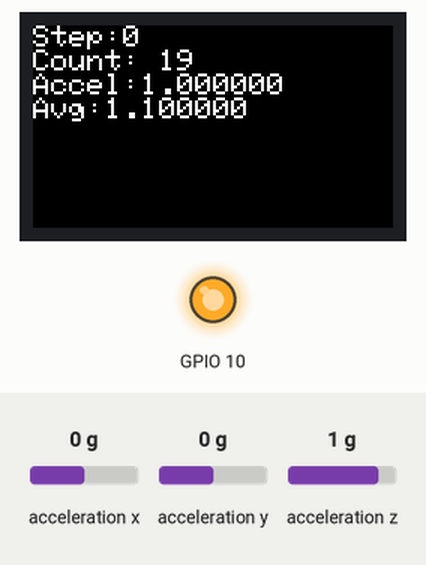
A sketch run on a simulated ESP32. On the bench: 240×135 colour display, output pins drawn as LEDs (lit = HIGH). The inputs (shaded band) are chosen by the test bench; at power-on: acceleration x 0 g, acceleration y 0 g, acceleration z 1 g.

Above: at 1.39 s.
1.4 s: acceleration x set to -1.4 g
At 1.52 s:
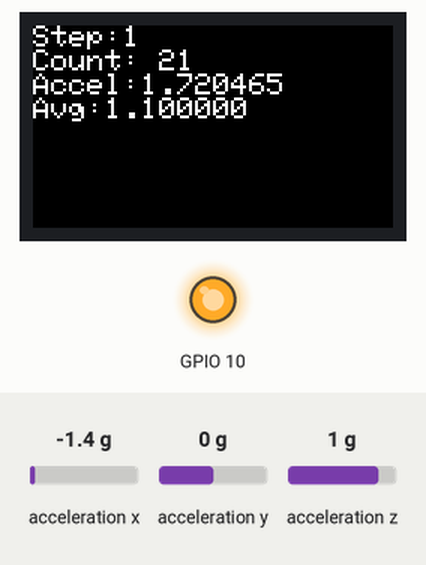
3.0 s: acceleration y set to -1.4 g
At 3.12 s:
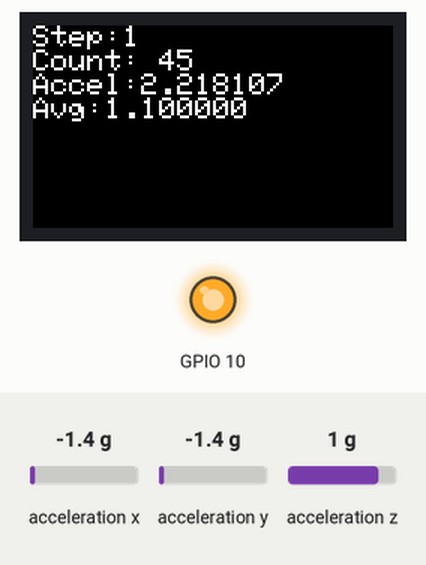
4.5 s: acceleration z set to -1.4 g
At 4.59 s:
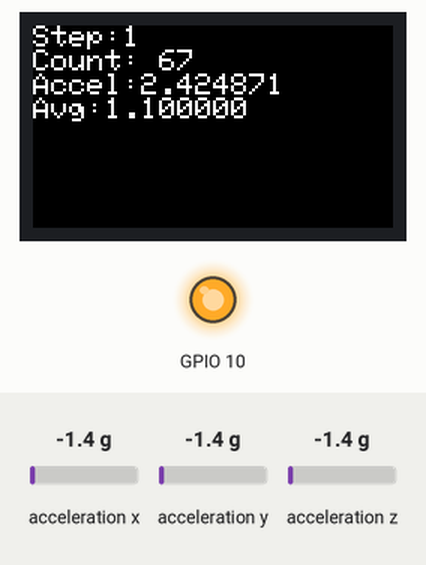
6.0 s: acceleration x set to -0.8 g
At 6.12 s:
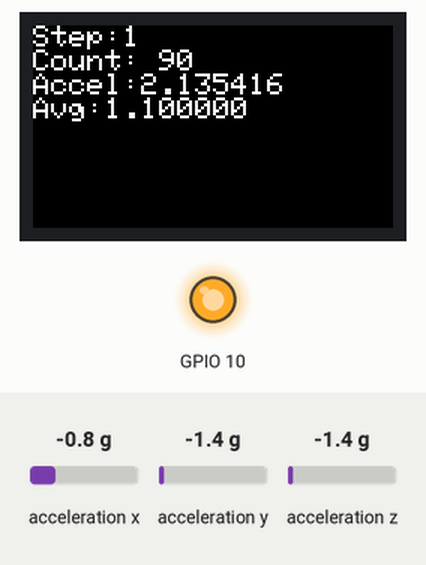
Timing chart, 0 to 8.5 s (numbered marks = the images above; inputs shaded):
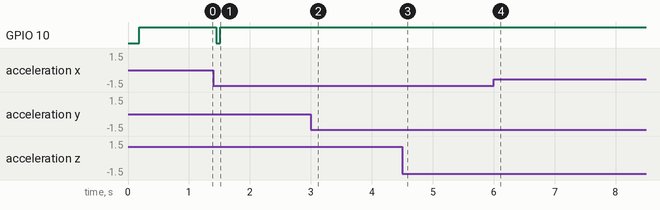

Measured:
- after the input at 1.4 s, GPIO 10: HIGH → LOW after 0.05 s, → HIGH 0.07 s later

The sketch:

pedometer.ino
```cpp
#include <M5StickCPlus.h>

float accX = 0;
float accY = 0;
float accZ = 0;

void setup() {
  M5.begin();
  M5.Lcd.setRotation(1);
  M5.Lcd.fillScreen(BLACK);
  M5.Lcd.setTextSize(2);
  M5.IMU.Init();
  pinMode(M5_LED, OUTPUT);
}

int step = 0;
float total = 0;
int count = 0;
float avg = 1.1;
float width = avg / 10;
boolean state = false;
boolean old_state = false;

void loop() {
  M5.IMU.getAccelData(&accX, &accY, &accZ);

  float accel = sqrt(accX * accX + accY * accY + accZ * accZ);

  if (count < 100) {
    total += accel;
    count += 1;
  } else {
    avg = total / count;
    width = avg / 10;
    total = avg;
    count = 1;
  }
  if (accel > avg + width) {
    state = true;
  } else if (accel < avg - width) {
    state = false;
  }
  if (!old_state && state) {
    step += 1;
    // led on
    digitalWrite(M5_LED, LOW);
  } else {
    // led off
    digitalWrite(M5_LED, HIGH);
  }
  old_state = state;

  // Display
  M5.Lcd.setCursor(0, 0);
  M5.Lcd.printf("Step:%d\n", step);
  M5.Lcd.printf("Count:%3d\n", count);
  M5.Lcd.printf("Accel:%f\n", accel);
  M5.Lcd.printf("Avg:%f\n", avg);

  delay(50);
}
```
